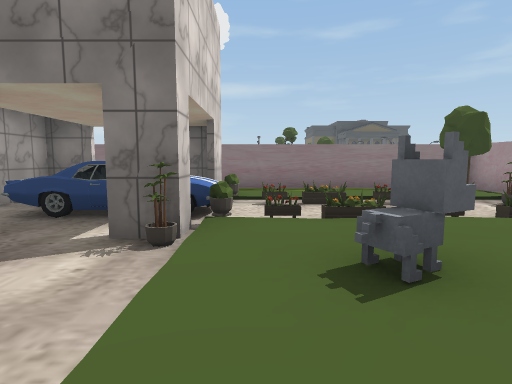
view 1 (above)

16 first-person views from a walk through a 3-D level made in the Unity game engine. The camera is 1.3 m above the floor, tilts 6° down and sees 80° across. The floor is counted in squares, 2 m on a side. Each view is taken from the middle of a square. On the plan, view 1 faces up. The plan holds only what a view shows up to about 10 squares ahead; the rest is blank. The place goes on beyond the plan. The player is left out. Some animated figures are left out. Some surface patterns are stand-ins.

view 2
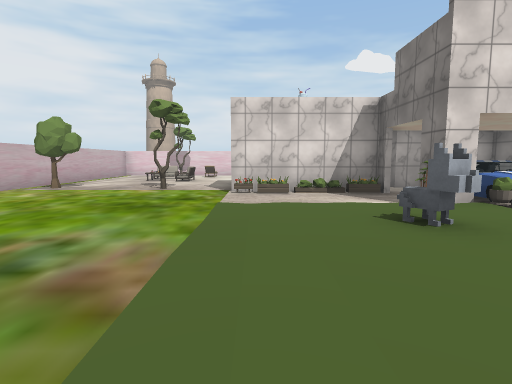

view 3
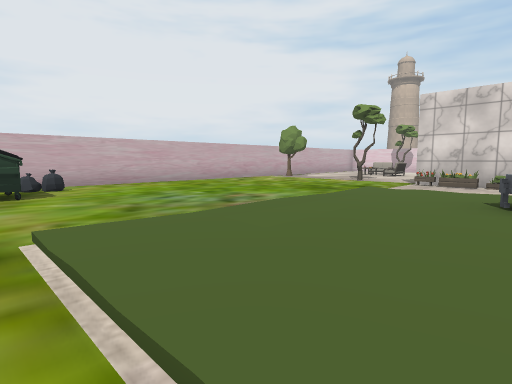

view 4
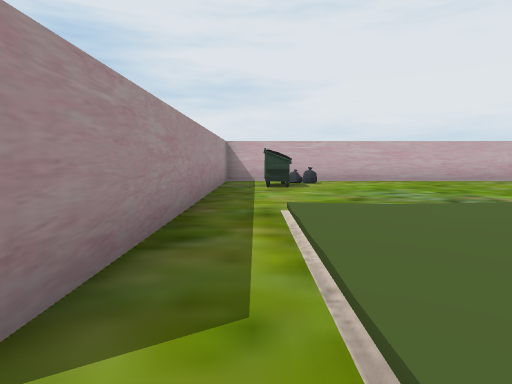

view 5
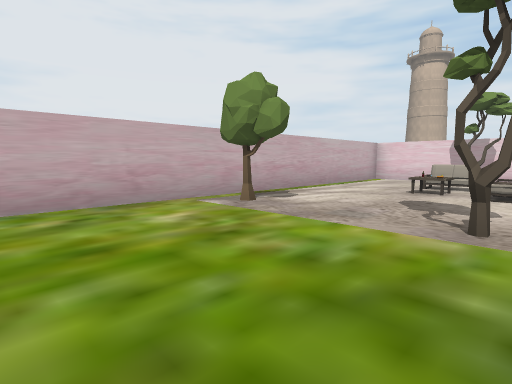

view 6
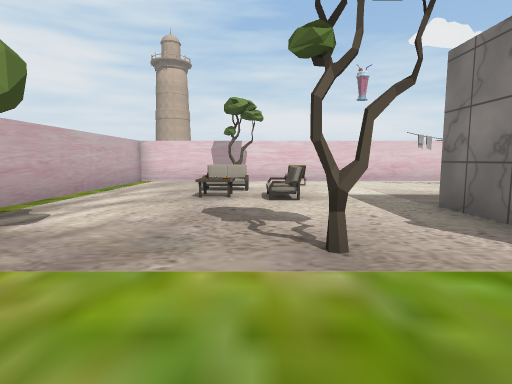

view 7
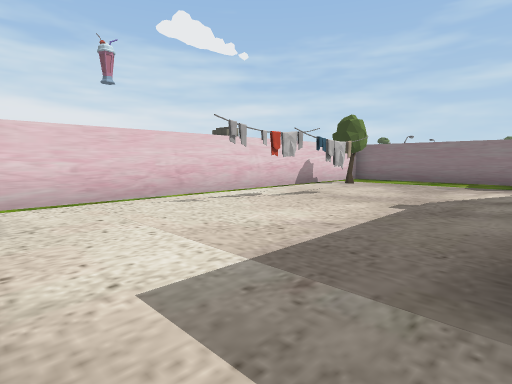

view 8
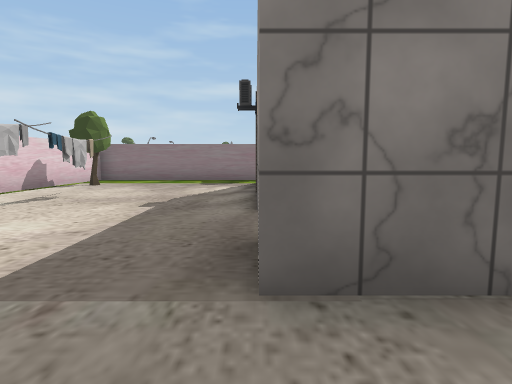

view 9
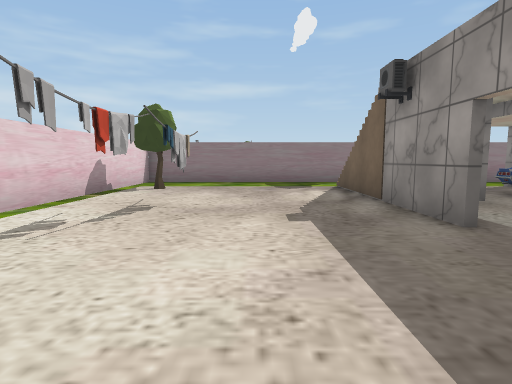

view 10
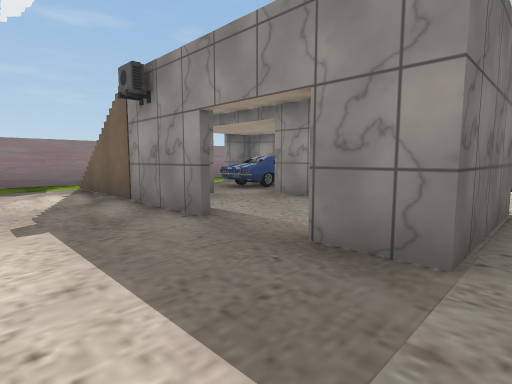

view 11
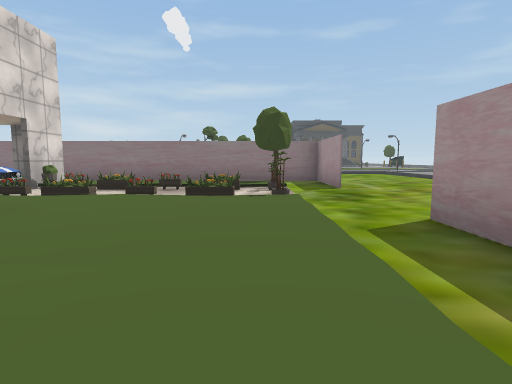

view 12
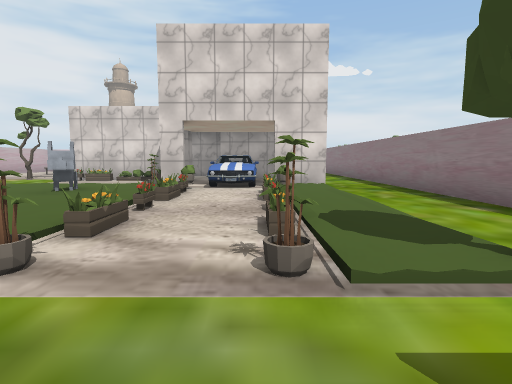

view 13
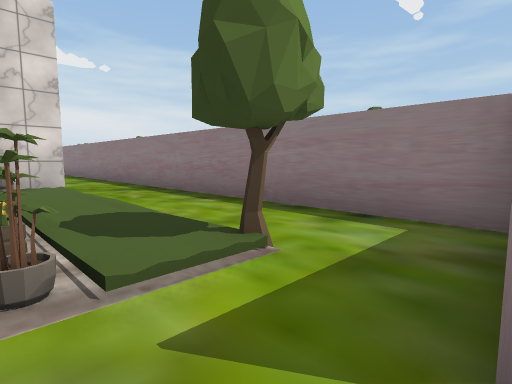

view 14
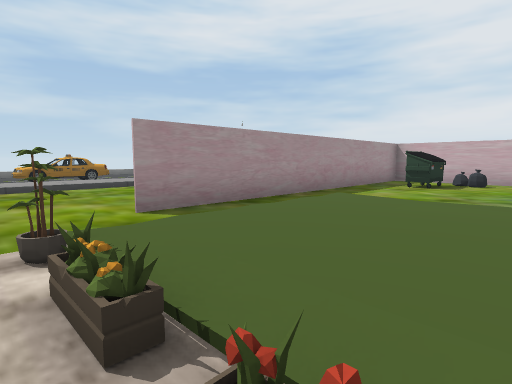

view 15
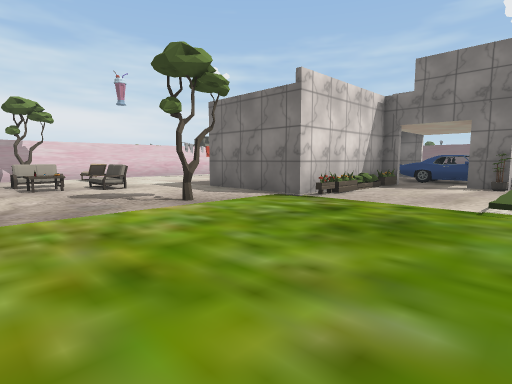

view 16
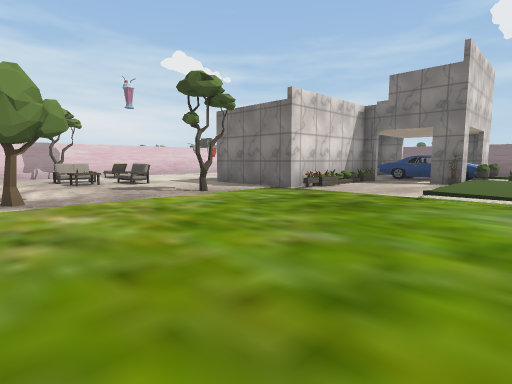

### Floor plan
Key: @ floor where view 1 was taken; # wall or solid block; . main floor; : floor 0.25 m higher than the main floor; / step, stairs or slope; = window, fence, low wall or low ledge; O other object.
Columns run from 11 left of view 1 to 6 right of it. Each row starts with its distance up from view 1.
  8 #================#
  7 #..... ..........#
  6 #O.../ #..#O:::O.#
  5 #..../ #OO#/O/OO..
  4 #..../ .OOOOO.OO..
  3 #.O.....#.O:::::..
  2 #.O.....O..:O:::.#
  1 #.......O..:::::.#
  0 #....#.##..@::::.#
 -1 #....###.........#
 -2 #/O.O..O.........#
 -3 #................#
 -4 #O.OO..........O.#
 -5 #......O.......O.#
 -6 #..............O=#
 -7 #################

Where each view was taken, in squares from view 1:
view 1: 0 up, 0 right, facing up
view 2: 0 up, 4 right, facing left
view 3: 2 up, 5 right, facing down-left
view 4: 3 up, 5 right, facing down
view 5: 2 down, 1 left, facing down-left
view 6: 3 down, 2 left, facing left
view 7: 2 down, 6 left, facing up-left
view 8: 2 down, 6 left, facing up
view 9: 1 down, 8 left, facing up
view 10: 1 down, 8 left, facing up-right
view 11: 1 down, 4 right, facing up
view 12: 5 up, 6 right, facing left
view 13: 5 up, 6 right, facing up-left
view 14: 4 up, 2 right, facing down-right
view 15: 5 down, 0 right, facing up-left
view 16: 6 down, 1 right, facing up-left
